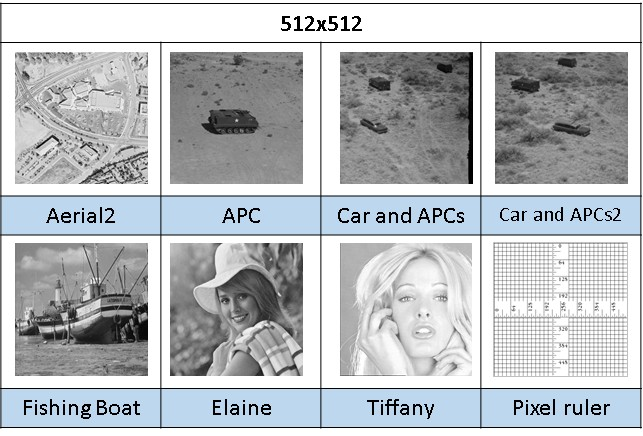
//> input picture 04/sample2.png, 643 x 436 px
$ ./equalization sample2.png   (built with g++ and OpenCV 4)
//> lines starting //> are read from the running program, lines starting //| are printed output that depends on the picture
### 04/save_histogram.cpp
#include <iostream>
#include <fstream>
#include <opencv2/opencv.hpp>
using namespace std;
using namespace cv;
void ipr_calc_histogram(const Mat_<uchar> &image, Mat_<float> &hist)
{
    // ヒストグラムの算出
    for (int y = 0; y < image.rows; y++) {
        for (int x = 0; x < image.cols; x++) {
            hist(image(y, x), 0) += 1.0;
        }
    }
}

// [8 lines left out: function ipr_calc_int_image_histogram, not called in this run]
void ipr_save_histogram(const Mat_<float> &hist, const char path[])
{
    ofstream ofs(path);

    for (int n = 0; n < hist.rows; n++) {
        ofs << format("%d %f\n", n, hist(n, 0));
    }
}
// [8 lines left out: function ipr_save_int_image_histogram, not called in this run]

### 04/equalization.cpp
#include <iostream>
#include <cstdlib>
#include <cmath>
#include <opencv2/opencv.hpp>
#include <opencv2/imgproc.hpp>
#include <opencv2/core.hpp> //normalize, LUT
#include "save_histogram.cpp"

const int NBIN = 256;   // ヒストグラムのビン数

using namespace std;
using namespace cv;

void ipr_equalization(Mat_<uchar>& src, Mat_<uchar>& dst);
int main(int argc, char *argv[])
{
  Mat_<uchar> src = imread(argv[1], IMREAD_GRAYSCALE);
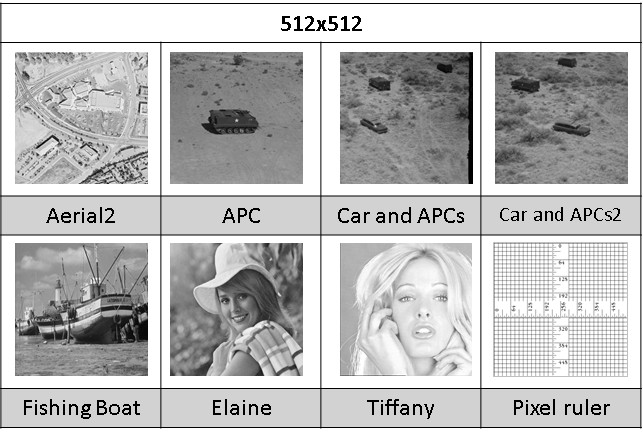
//> src: 436 rows x 643 cols, CV_8UC1; min 0, max 255, mean 188.9
  if ( src.empty() ) {
    cerr << format("can't src (%s) open.\n", argv[1]);
    exit(1);
  }

  Mat_<float> hist(NBIN, 1, 0.0);
  ipr_calc_histogram(src, hist);
//> after the loop in ipr_calc_histogram, `for (int y = 0; y < image.rows; y++)`: hist = 256 values, max 77265 at index 255, min 32 at index 11, mean 1095.1

  Mat_<uchar> dst(src.rows, src.cols, 1);

  // ipr_equalization(src,dst);
  equalizeHist(src,dst);
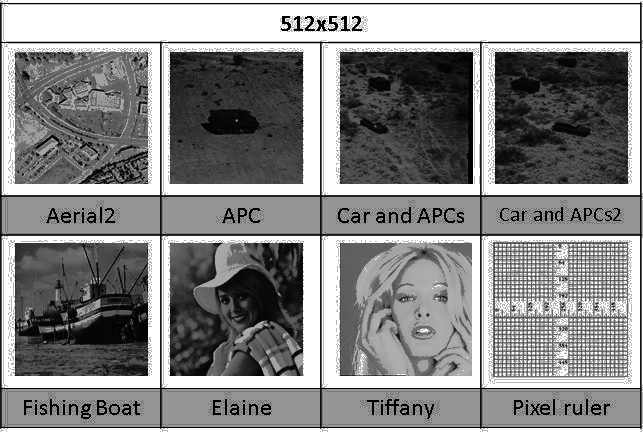
//> dst: 436 rows x 643 cols, CV_8UC1; min 0, max 255, mean 137.9
  imshow("src", src);
  waitKey(0);

  imshow("dst", dst);
  waitKey(0);
  ipr_calc_histogram(src, hist);
//> hist = 256 values, max 154530 at index 255, min 64 at index 11, mean 2190.2
  ipr_save_histogram(hist, "lenna.dat");
  ipr_calc_histogram(dst, hist);
//> hist = 256 values, max 231795 at index 255, min 98 at index 19, mean 3285.3
  ipr_save_histogram(hist, "equalization.dat");


  return 0;
}

void ipr_equalization(Mat_<uchar>& src , Mat_<uchar>& dst){
  Mat_<float> hist(NBIN, 1, 0.0);
  ipr_calc_histogram(src, hist);
  float sum = 0;
  for ( int i = 0; i < NBIN; i++ ){
    sum += hist(i,0);
  }

  Mat_<float> look(NBIN, 1, 0.0);
  for( int i = 0; i < NBIN; i++){
    int sum_local = 0;
    for( int j = 0; j < i; j++){
      sum_local += hist(j,0);
    }
    look(i,0) = 1.0 * NBIN * sum_local / sum;
  }
  for(int y  = 0; y < src.rows; y++){
    for(int x = 0; x < src.cols; x++){
      dst(y,x) = look(src(y,x),0);
    }
  }
}

$ run again, on 04/sample4.png
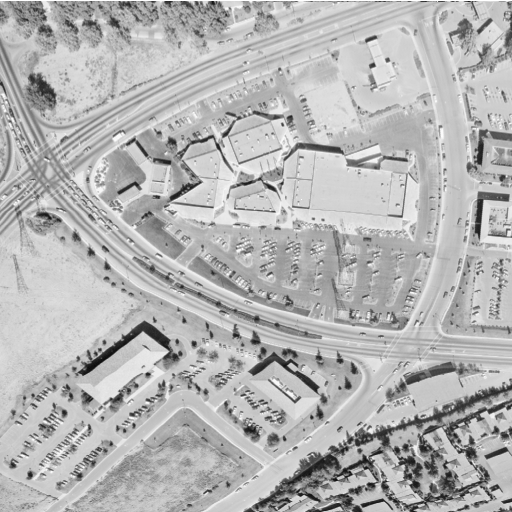
//> input picture 04/sample4.png, 512 x 512 px
//> src is the input picture: 512 rows x 512 cols, CV_8UC1; min 12, max 255, mean 180.6
//> after the loop in ipr_calc_histogram, `for (int y = 0; y < image.rows; y++)`: hist = 256 values, max 5173 at index 211, min 0 at index 0, mean 1024
//> `equalizeHist(src,dst);`:
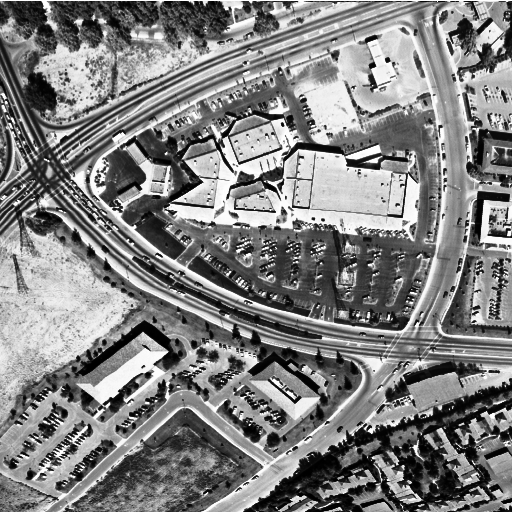
//> dst: 512 rows x 512 cols, CV_8UC1; min 0, max 255, mean 128.8
//> `ipr_calc_histogram(src, hist);`: hist = 256 values, max 10346 at index 211, min 0 at index 0, mean 2048
//> `ipr_calc_histogram(dst, hist);`: hist = 256 values, max 14171 at index 203, min 128 at index 245, mean 3072
